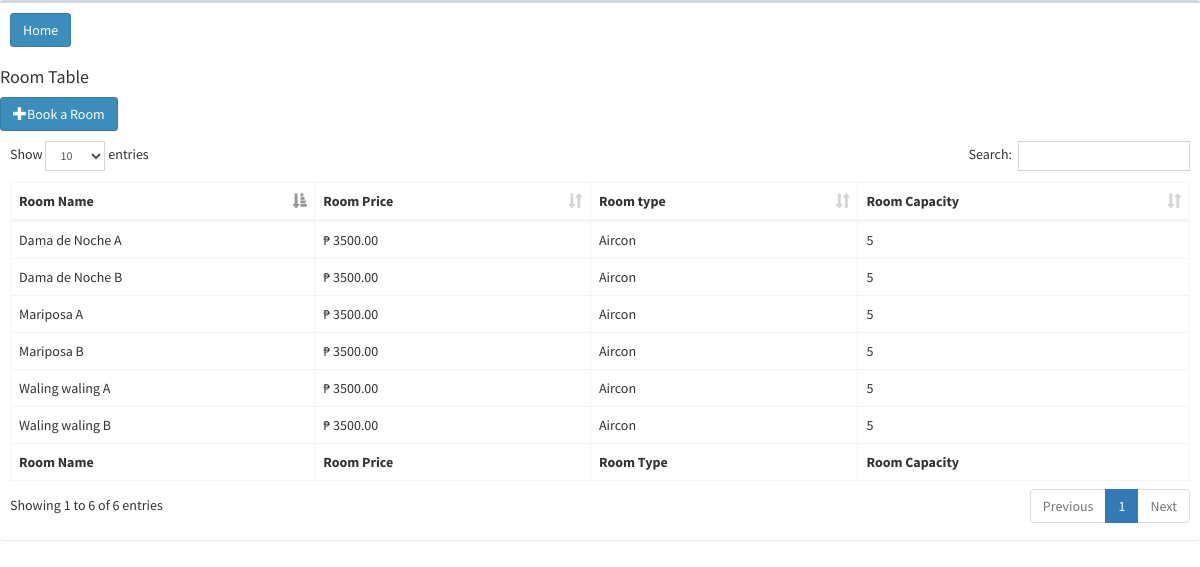
Page /view_room_mob.php (signed in) on the committed database.
### tables this page shows
CREATE TABLE `room` (
  `room_ID` int(11) NOT NULL,
  `room_name` varchar(255) NOT NULL,
  `room_price` double(8,2) NOT NULL,
  `room_type` char(4) NOT NULL,
  `room_capacity` int(11) NOT NULL,
  `room_availability` tinyint(1) NOT NULL DEFAULT '1'
);

### view_room_mob.php (the view, shortened to what this page needs)
<?php
include 'backend/PHPtoMySQL.php';
?>
<!DOCTYPE html>
<html>
<head>
  <link rel="stylesheet" href="assets/css/bootstrap.min.css">
  <link rel="stylesheet" href="https://cdnjs.cloudflare.com/ajax/libs/font-awesome/4.5.0/css/font-awesome.min.css">
  <link rel="stylesheet" href="https://cdnjs.cloudflare.com/ajax/libs/ionicons/2.0.1/css/ionicons.min.css">
  <link rel="stylesheet" href="assets/dist/css/AdminLTE.min.css">
  <link rel="stylesheet" href="assets/dist/css/skins/skin-blue.min.css">
  <link href="https://gitcdn.github.io/bootstrap-toggle/2.2.2/css/bootstrap-toggle.min.css" rel="stylesheet">
  <link rel="stylesheet" href="assets/plugins/datatables/dataTables.bootstrap.css">
</head>
<body class="hold-transition skin-blue sidebar-mini" data-spy="scroll" data-target=".navbar" data-offset="50">
<div class="box">
        <div class="box-header">
        <a type="button" href="mobile_home_booking.php?ID=<?php echo $_GET["ID"]; ?>" class="btn btn-primary">Home</a>
        </div>
        <h4 class="box-title">Room Table</h4>
            <a type="button" href="booking_mob.php?ID=<?php echo $_GET["ID"]; ?>" id="btnAddroom" class="btn btn-small btn-primary dropdown-toggle">
              <i class="glyphicon glyphicon-plus"></i>Book a Room
          </a>
         <div class="box-body">
              <table id="example1" class="table table-bordered table-hover">
                <thead>
                <tr>
                  <th>Room Name</th>
                  <th>Room Price</th>
                  <th>Room type</th>
                  <th>Room Capacity</th>
                </tr>
                </thead>
                <tbody>
                  <?php
                    $sql = "SELECT room_name, room_price, room_type, room_capacity FROM room where room_availability = 1";
                    $result = mysqli_query($conn, $sql);
if (mysqli_num_rows($result) > 0) {
      while($row = mysqli_fetch_assoc($result)) {
          echo "<tr>";
            echo "<td>".$row["room_name"]."</td>";
            echo "<td>₱ ".$row["room_price"]."</td>";
            if($row["room_type"] == 'A'){
                echo "<td>Aircon</td>";
                }else{
                  echo "<td>Non Aircon</td>";
                }
            echo "<td>".$row["room_capacity"]."</td>";
          echo "</tr>";
      }
  }
               else {
                    echo "";
                }
?>
     </tbody>
                 <tfoot>
                <tr>
                  <th>Room Name</th>
                  <th>Room Price</th>
                  <th>Room Type</th>
                  <th>Room Capacity</th>
                </tr>
                </tfoot>
              </table>
            </div>
          </div>
</body>
</html>

### view_room_mob.php (style rules this page uses)
body { position: relative; }

### rows in the picture
room: room_name "Dama de Noche A", room_price "3500.00", room_type "Aircon", room_capacity "5"
room: room_name "Dama de Noche B", room_price "3500.00", room_type "Aircon", room_capacity "5"
room: room_name "Mariposa A", room_price "3500.00", room_type "Aircon", room_capacity "5"
room: room_name "Mariposa B", room_price "3500.00", room_type "Aircon", room_capacity "5"
room: room_name "Waling waling A", room_price "3500.00", room_type "Aircon", room_capacity "5"
room: room_name "Waling waling B", room_price "3500.00", room_type "Aircon", room_capacity "5"
